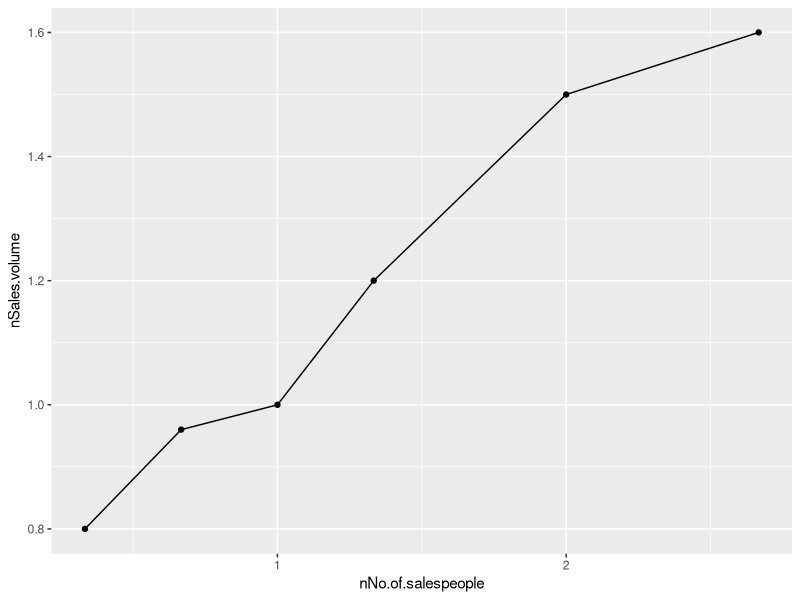
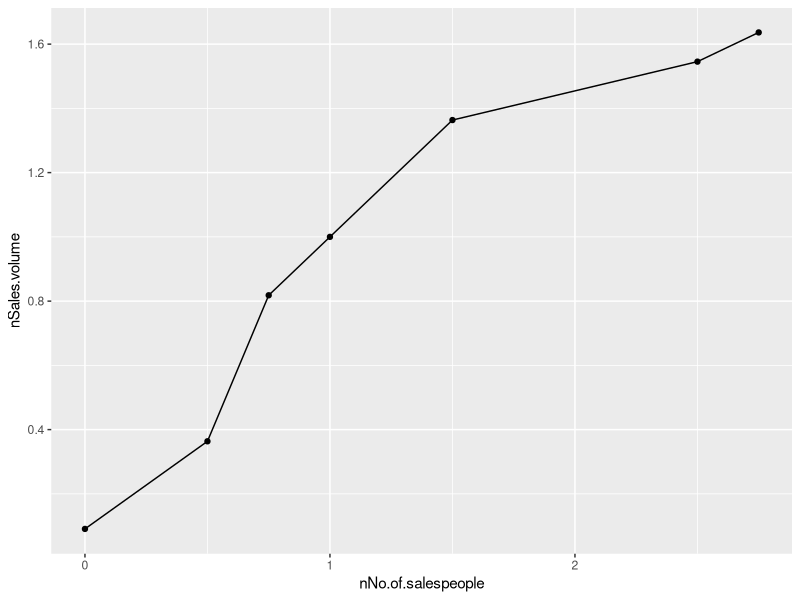
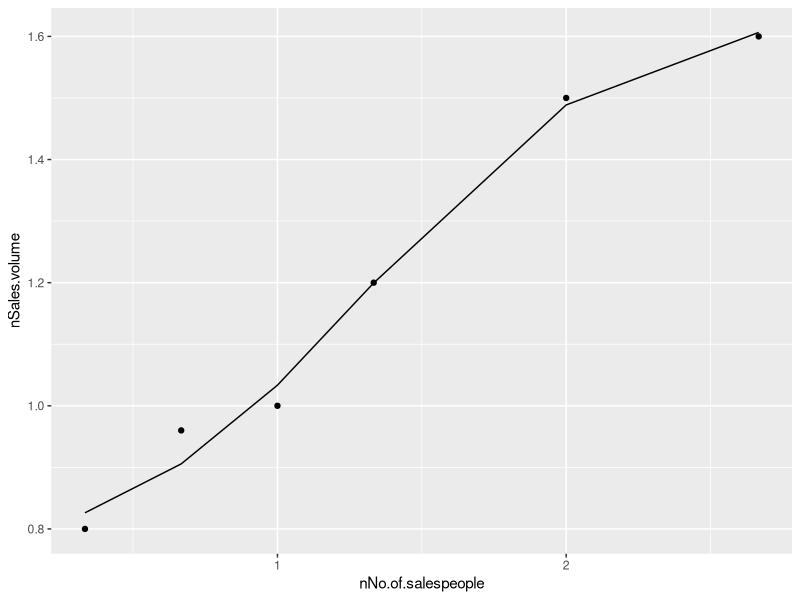
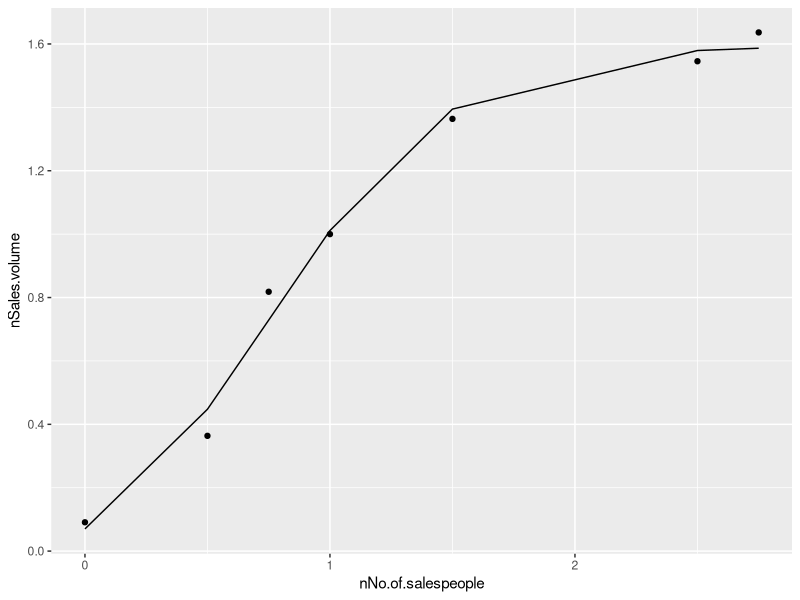

Write the R code that produced these figures, in order. (Note: this script raises an error after producing the figures.)
#3a)
library(ggplot2)
CityA<-read.table(text="
No.of.salespeople Sales.volume
1 400
2 480
3 500
4 600
6 750
8 800
", header=T)
CityB<-read.table(text="
No.of.salespeople Sales.volume
0 50 
2 200
3 450 
4 550 
6 750
10 850 
11 900
", header=T)

#normalization
CityA$nNo.of.salespeople<- CityA$No.of.salespeople/3
CityA$nSales.volume <- CityA$Sales.volume/500
CityA
CityB$nNo.of.salespeople <- CityB$No.of.salespeople/4
CityB$nSales.volume <- CityB$Sales.volume/550
CityB

#3b)
#plot the normalized data if two cities
ggplot(data = CityA,mapping=aes(x=nNo.of.salespeople,y=nSales.volume))+
  geom_line() + 
  geom_point()
ggplot(data=CityB,aes(x=nNo.of.salespeople, y=nSales.volume))+
  geom_line() + 
  geom_point()

#3c)
#logistic model for city A 
fit <- nls(f=nSales.volume~a/(1+exp(-(b+c*nNo.of.salespeople)))+d, data = CityA, 
            start=list(a=0.8, b=-3.325, c=2.51, d=0.8))

summary(fit)
#R2
sse <- sum(residuals(fit)^2)
sst <- sum((fit$m$lhs()-mean(fit$m$lhs()))^2)
r2 <- 1-(sse/sst)
r2

#logistic model for city B
fit1 <- nls(f=nSales.volume~a/(1+exp(-(b+c*nNo.of.salespeople)))+d, data = CityB, 
            start=list(a=1.54, b=-1.9, c=1.9, d=0.091))
summary(fit1)
#R2
sse <- sum(residuals(fit1)^2)
sst <- sum((fit1$m$lhs()-mean(fit1$m$lhs()))^2)
r2 <- 1-(sse/sst)
r2

#3d)
ggplot(data=CityA, mapping=aes(x=nNo.of.salespeople))+
  geom_point(mapping = aes(y=nSales.volume))+
  geom_line(mapping=aes(y=predict(fit)))+
  labs(x="nNo.of.salespeople",y="nSales.volume")

ggplot(data=CityB, mapping=aes(x=nNo.of.salespeople))+
  geom_point(mapping = aes(y=nSales.volume))+
  geom_line(mapping=aes(y=predict(fit1)))+
  labs(x="nNo.of.salespeople",y="nSales.volume")

#3e)
net<- function(nNo.of.salespeople,fit) {
  nd<-data.frame(nNo.of.salespeople=nNo.of.salespeople)
  pnSales.volume <-predict(fit, newdata=nd)
  pnSales.volume
  
  margin<-32
  pSales_volume <-pnSales.volume*500
  gross <- margin*pSales_volume
  NSpeople<- nNo.of.salespeople*3
  cost<-NSpeople*1500
  net<-(gross-cost)
  print (cbind(pSales_volume,NSpeople))
  return(net)
}
net(7/3,fit)

net1<- function(nNo.of.salespeople,fit1) {
  nd<-data.frame(nNo.of.salespeople=nNo.of.salespeople)
  pnSales.volume <-predict(fit1, newdata=nd)
  pnSales.volume
  
  margin<-50
  pSales_volume <-pnSales.volume*550
  gross <- margin*pSales_volume
  NSpeople<- nNo.of.salespeople*4
  cost<-NSpeople*1000
  net1<-(gross-cost)
  print (cbind(pSales_volume,NSpeople))
  return(net1)
}
net1(5/4,fit1)

#3f
net2<-function(nsf) {
  nd<-data.frame(nNo.of.salespeople=nsf[1])
  nsalesa<-predict(fit,nd)
  margina<-32
  salesa<-nsalesa*500
  sfa<-nsf[1]*3
  costa<-sfa*1500
  grossa<-margina*salesa
  neta<-grossa-costa
  
  nd<-data.frame(nNo.of.salespeople=nsf[2])
  nsalesb<-predict(fit1,nd)
  marginb<-50
  salesb<-nsalesb*550
  sfb<-nsf[2]*4
  costb<-sfb*1000
  grossb<-marginb*salesb
  netb<-grossb-costb
  
  net2=neta+netb
  
  print(cbind(nsalesa,salesa,nsalesb,salesb,sfa,sfb,costa,costb,grossa,grossb,neta,netb,net2))
  return(net2)
}
net2(c(3,2))
op<-optim(par=c(3,2),fn=net2,control=list(fnscale=-1))
op
op$par[1]*3 
op

net2(op$par)
op<-constrOptim(theta=c(1,1),f=net3,
                control=list(fnscale=-1),
                ui=c(-4500,-4000),ci=-15000,grad=NULL)
op

net3(op$par)
op$par[1]*3
op$par[2]*4

